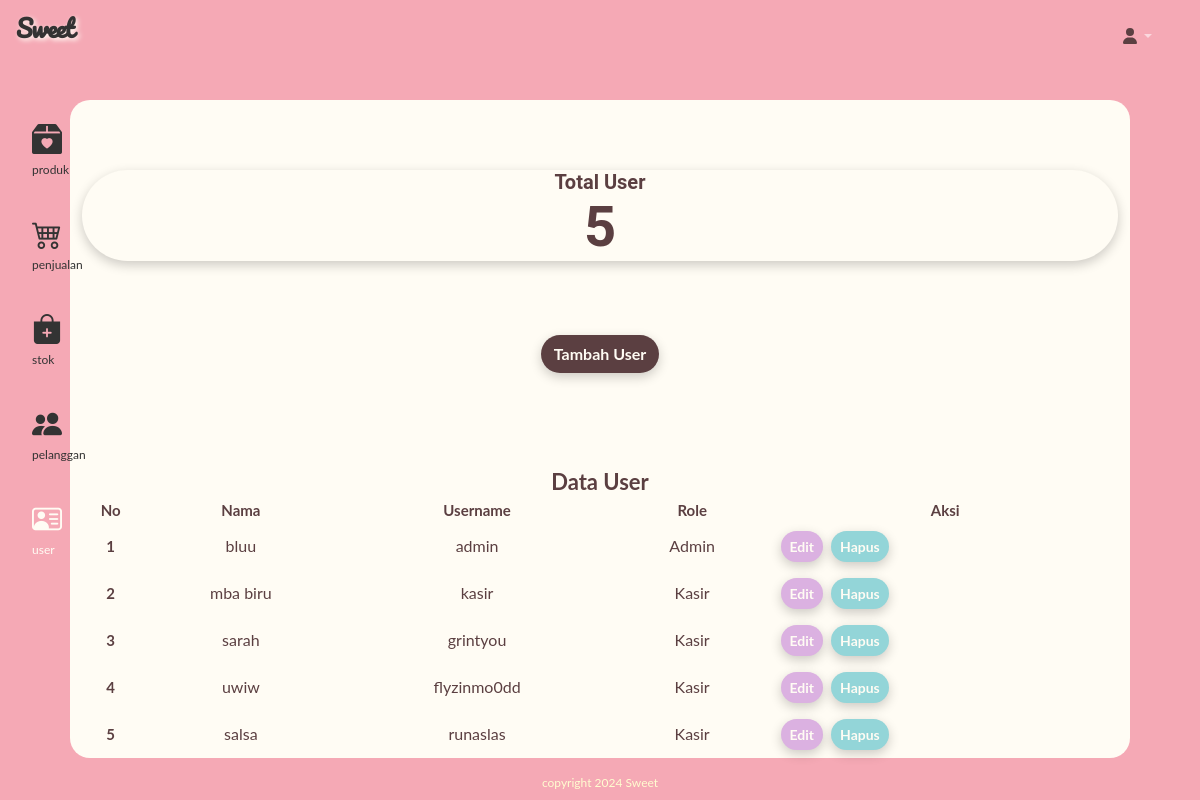
Screenshot of /views/user.php (signed in) with the database file from the repository.
### tables this page shows
CREATE TABLE `user` (
  `iduser` int(11) NOT NULL,
  `username` varchar(50) NOT NULL,
  `password` varchar(50) NOT NULL,
  `role` varchar(50) NOT NULL,
  `nama` varchar(100) NOT NULL
);

### views/user.php (the view, shortened to what this page needs)
<?php
include_once "template/header.php";
include_once "template/sidebar.php";
$query = mysqli_query($c, "SELECT * FROM user");
while ($record = mysqli_fetch_array($query)) {
    $result[] = $record;
}
$countQuery = mysqli_query($c, "SELECT COUNT(*) as total FROM user");
$countResult = mysqli_fetch_assoc($countQuery);
$totalUser = $countResult['total'];
?>
<main>
    <div class="container-fluid " style="background-color: #FFFCF4;  max-width: 1060px;
            border-radius: 20px;">
        <div class="row">
            <div class="col-md-12">
                <div
                    style="background-color: #FFFCF4; margin-bottom: 50px; margin-top: 70px; color: #5B3F41; box-shadow: 0 4px 12px rgba(0, 0, 0, 0.2); border-radius: 60px;">
                    <div class="card-body text-center">
                        <h5 class="card-title"
                            style="font-family: 'Roboto', sans-serif; color: #5B3F41; font-weight: bold;">Total
                            User</h5>
                        <p style="font-family: 'Roboto', sans-serif; font-weight: bold;" class="card-text display-4">
                            <?php echo $totalUser; ?>
                        </p>
                    </div>
                </div>
            </div>
        </div>
        <div class="row">
            <div class="col d-flex justify-content-center  mb-4 mt-4">
                <button class="btn mb-2 btn-add" data-bs-toggle="modal" data-bs-target="#ModalTambahUser">Tambah
                    User</button>
            </div>
        </div>
        <div class="table-container" style="margin-top: 60px;">
            <center><b style="color: #5B3F41; font-size: 22px;">Data User</b></center>
            <div class="body">
                <table id="datatablesSimple">
                    <thead>
                        <tr class="text-nowrap">
                            <th scope="col">
                                <center>
                                    <div style="color: #5B3F41; text-align: center;">
                                        No
                                    </div>
                                </center>
                            </th>
                            <th scope="col">
                                <div style="color: #5B3F41; text-align: center;">
                                    Nama
                                </div>
                            </th>
                            <th scope="col">
                                <div style="color: #5B3F41; text-align: center;">
                                    Username
                                </div>
                            </th>
                            <th scope="col">
                                <div style="color: #5B3F41; text-align: center;">
                                    Role
                                </div>
                            </th>
                            <th scope="col">
                                <div style="color: #5B3F41; text-align: center;">
                                    Aksi
                                </div>
                            </th>
                        </tr>
                    </thead>
            </div>
            <tbody>
                <?php
                if (!empty($result)) {
                    $no = 1;
                    foreach ($result as $row) {
                        ?>
                        <tr>
                            <th scope="row">
                                <div style="color: #5B3F41;">
                                    <center>
                                        <?php echo $no++ ?>
                                    </center>
                                </div>
                            </th>
                            <td>
                                <div style="color: #5B3F41;">
                                    <?php echo $row['nama'] ?>
                                </div>
                            </td>
                            <td>
                                <div style="color: #5B3F41;">
                                    <?php echo $row['username'] ?>
                                </div>
                            </td>
                            <td>
                                <div style="color: #5B3F41;">
                                    <?php
                                    if ($row['role'] == 'admin') {
                                        echo "Admin";
                                    } elseif ($row['role'] == 'kasir') {
                                        echo "Kasir";
                                    }
                                    ?>
                                </div>
                            </td>
                            <td class="d-flex">
                                <button class="btn btn-satu btn-sm me-2" <?php if ($row['username'] == $_SESSION['username_kasir']) { ?> onclick="pesanEdit(); return false;"
                                    <?php } else { ?> data-bs-toggle="modal"
                                        data-bs-target="#ModalEditUser<?php echo $row['iduser']; ?>" <?php } ?>>
                                    Edit
                                </button>
                                <button class="btn btn-dua btn-sm me-2" data-bs-toggle="modal"
                                    data-bs-target="#ModalDelete<?php echo $row['iduser'] ?>">Hapus</button>
                            </td>
                        </tr>
                        <?php
                    }
                } else {
                    echo "<tr><td colspan='5'>Data user tidak ada</td></tr>";
                }
                ?>
            </tbody>
        </div>
    </div>
    </div>
</body>
</html>
<?php
include_once "template/footer.php";
?>

### css/produk.css (style rules this page uses)
.btn-add { background-color: #5B3F41; color: #FFFCF4; border-radius: 100px; font-weight: bold; box-shadow: 0 4px 12px rgba(0, 0, 0, 0.2); transition: background-color 0.3s, box-shadow 0.3s, color 0.3s, transform 0.3s; }
.btn-satu { transition: transform 0.3s; border-radius: 100px; box-shadow: 0 4px 12px rgba(0, 0, 0, 0.2); background-color: #DBB1E1; color: #FFFCF4; font-weight: bold; }
.btn-dua { transition: transform 0.3s; border-radius: 100px; box-shadow: 0 4px 12px rgba(0, 0, 0, 0.2); background-color: #93D5D8; color: #FFFCF4; font-weight: bold; }

### views/template/header.php (style rules this page uses)
body { overflow-x: hidden; }

### views/template/sidebar.php (style rules this page uses)
body { margin: 0; font-family: "Lato", sans-serif; }

### views/user.php (style rules this page uses)
.table-container table { border-collapse: collapse; width: 100%; }
.table-container td { border: none; padding: 8px; text-align: center; }
.table-container th { color: #5B3F41; font-size: 15px; text-align: center; }

### rows the page displays
user: nama "bluu", username "admin", role "Admin"
user: nama "mba biru", username "kasir", role "Kasir"
user: nama "sarah", username "grintyou", role "Kasir"
user: nama "uwiw", username "flyzinmo0dd", role "Kasir"
user: nama "salsa", username "runaslas", role "Kasir"

### other values shown
$totalUser "5"
